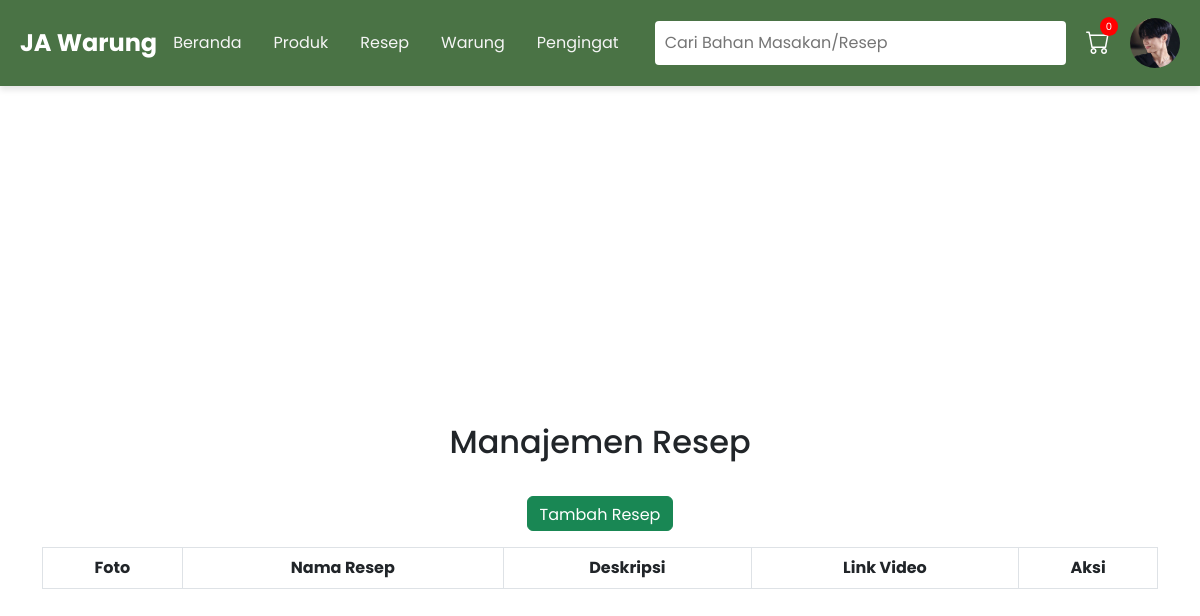
The app's page /admin/indexResep.php (signed in), older data.
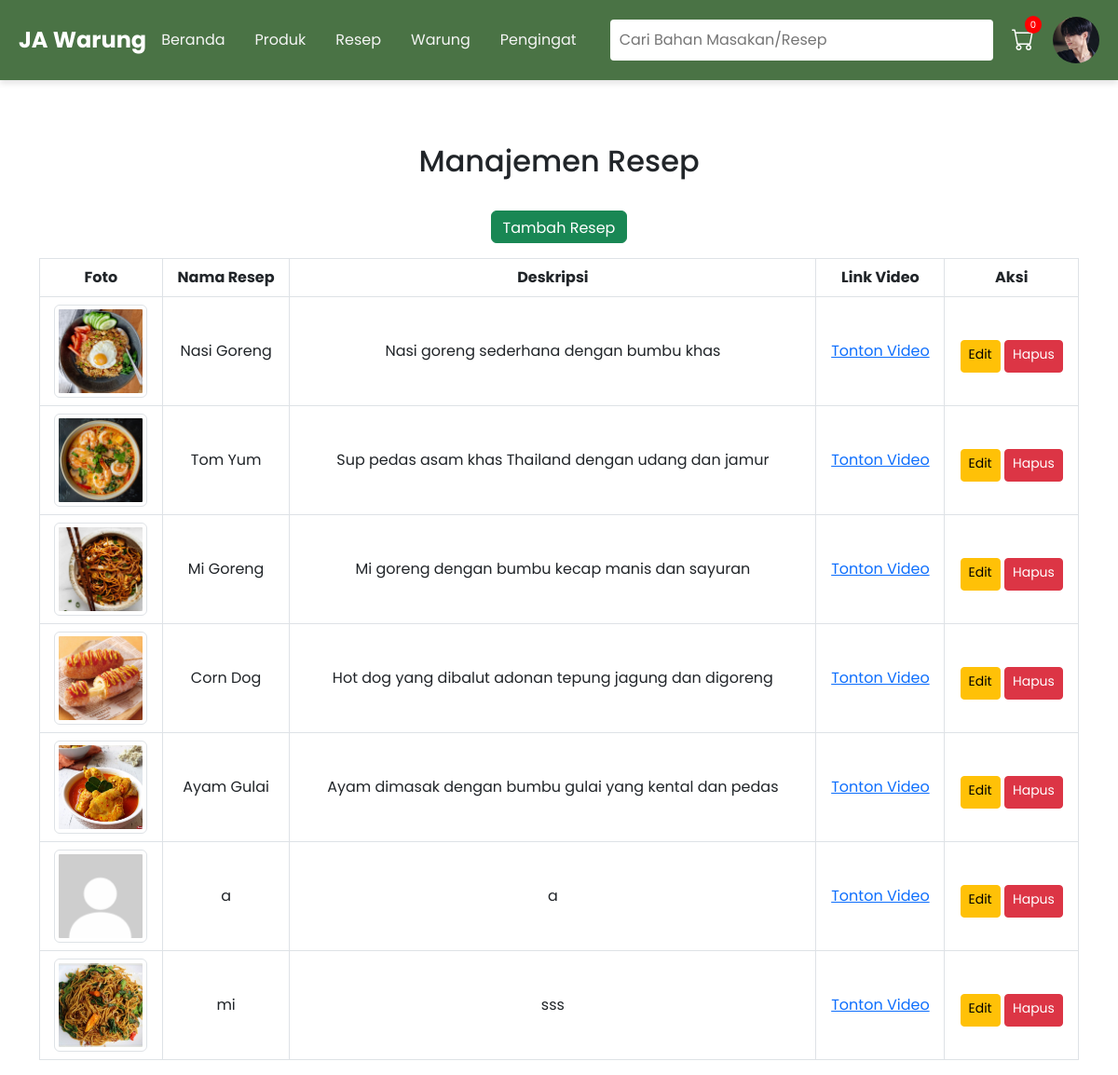
The same page, newer data.
### tables this page shows
CREATE TABLE `users` (
  `UserID` int(11) NOT NULL,
  `Username` varchar(100) NOT NULL,
  `Email` varchar(100) NOT NULL,
  `Password` varchar(255) NOT NULL,
  `Alamat` text DEFAULT NULL,
  `Kabupaten` varchar(50) DEFAULT NULL,
  `Kota` varchar(50) DEFAULT NULL,
  `Kecamatan` varchar(50) DEFAULT NULL,
  `KodePos` varchar(10) DEFAULT NULL,
  `NoTelepon` varchar(15) NOT NULL,
  `Role` enum('admin','pelanggan') NOT NULL,
  `ProfilePicture` text DEFAULT NULL
);

CREATE TABLE `resep` (
  `ResepID` int(11) NOT NULL,
  `NamaResep` varchar(100) NOT NULL,
  `DeskripsiResep` text DEFAULT NULL,
  `LinkVideoTutorial` text DEFAULT NULL,
  `TotalHarga` decimal(10,2) DEFAULT 0.00
);

### admin/indexResep.php (the view, shortened to what this page needs)
<?php
include "../dbconfig.php";
include "../template/main_layout.php";
$query = "
    SELECT r.ResepID, r.NamaResep, r.DeskripsiResep, r.LinkVideoTutorial, fr.FotoPath
    FROM resep r
    LEFT JOIN fotoresep fr ON r.ResepID = fr.ResepID
    GROUP BY r.ResepID
";
$result = $conn->query($query);
?>
<!DOCTYPE html>
<html lang="id">
<head>
    <link href="https://cdn.jsdelivr.net/npm/bootstrap@5.3.0-alpha1/dist/css/bootstrap.min.css" rel="stylesheet">
</head>
<body>
    <div class="container mt-4">
        <h2 class="mb-4 text-center">Manajemen Resep</h2>
        <div class="mb-3 text-end">
            <a href="add_resep.php" class="btn btn-success">Tambah Resep</a>
        </div>
        <table class="table table-bordered text-center align-middle">
            <thead>
                <tr>
                    <th>Foto</th>
                    <th>Nama Resep</th>
                    <th>Deskripsi</th>
                    <th>Link Video</th>
                    <th>Aksi</th>
                </tr>
            </thead>
            <tbody>
                <?php while ($row = $result->fetch_assoc()): ?>
                    <tr>
                        <td>
                            <img src="<?= !empty($row['FotoPath']) ? htmlspecialchars($row['FotoPath']) : 'uploads/default.jpg'; ?>"
                                 alt="Foto Resep"
                                 class="img-thumbnail"
                                 style="width: 100px; height: 100px; object-fit: cover;">
                        </td>
                        <td><?= htmlspecialchars($row['NamaResep']) ?></td>
                        <td><?= htmlspecialchars($row['DeskripsiResep']) ?></td>
                        <td>
                            <a href="<?= htmlspecialchars($row['LinkVideoTutorial']) ?>" target="_blank">Tonton Video</a>
                        </td>
                        <td>
                            <a href="edit_resep.php?ResepID=<?= $row['ResepID'] ?>" class="btn btn-warning btn-sm">Edit</a>
                            <a href="delete_resep.php?ResepID=<?= $row['ResepID'] ?>"
                               class="btn btn-danger btn-sm"
                               onclick="return confirm('Yakin ingin menghapus resep ini?')">Hapus</a>
                        </td>
                    </tr>
                <?php endwhile; ?>
            </tbody>
        </table>
    </div>
</body>
</html>

### template/main_layout.php (shortened to what this page needs)
<?php
if (isset($_SESSION['valid'])) {
    $UserID = $_SESSION['UserID'];
    $query = "SELECT ProfilePicture FROM users WHERE UserID = '$UserID'";
    $result = mysqli_query($conn, $query);
    if ($result) {
        $row = mysqli_fetch_assoc($result);
        $profile_picture = $row['ProfilePicture'] ? $row['ProfilePicture'] : 'uploads/profile_pics/default.jpg';
    } else {
        $profile_picture = 'uploads/profile_pics/default.jpg';
    }
} else {
    $profile_picture = 'uploads/profile_pics/default.jpg';
}
?>
<!DOCTYPE html>
<html lang="en">
<head>
    <link rel="stylesheet" href="../style.css">
    <link rel="stylesheet" href="https://cdn.jsdelivr.net/npm/bootstrap-icons@1.11.3/font/bootstrap-icons.min.css">
</head>
<body>
    <header class="header">
        <div class="logo">JA <span>Warung</span></div>
        <nav class="navbar">
            <a href="beranda.php">Beranda</a>
            <a href="add_produk.php">Produk</a>
            <a href="add_resep.php">Resep</a>
            <a href="add_warung.php">Warung</a>
            <a href="add_pengingat">Pengingat</a>
        </nav>
        <input type="text" placeholder="Cari Bahan Masakan/Resep" class="search-bar">
        <div class="cart cart-badge">
            <i class="bi bi-cart"></i>
        </div>
        <div class="profile-section">
            <a href="profil.php" class="profile-link">
                <img src="<?php echo $profile_picture; ?>" alt="Profil" class="profile-image">
            </a>
        </div>
    </header>
</body>
</html>

### style.css (style rules this page uses)
* { margin: 0; padding: 0; box-sizing: border-box; font-family: 'Poppins', sans-serif; }
body { background-color: #f5f5f5; color: #333; padding-top: 130px; }
.header { display: flex; align-items: center; justify-content: space-between; padding: 15px 20px; background-color: #4a7345; color: white; position: fixed; top: 0; width: 100%; z-index: 1000; box-shadow: 0 4px 6px rgba(0, 0, 0, 0.1); }
.logo { font-size: 24px; font-weight: bold; }
.search-bar { flex: 1; margin: 0 20px; padding: 10px; border: none; border-radius: 4px; }
.navbar { display: flex; justify-content: space-around; color: #f5f5f5; padding: 10px 0; }
.navbar a { text-decoration: none; color: #f5f5f5; padding: 8px 16px; }
.container, .box, .form-box, .main-box { display: flex; flex-direction: column; }
.container { align-items: center; justify-content: center; min-height: 90vh; }
.btn { height: 35px; background: #4a7345; border: 0; border-radius: 5px; color: #fff; font-size: 15px; cursor: pointer; transition: all .3s; margin-top: 10px; padding: 0px 10px; }
.cart { display: flex; align-items: center; justify-content: center; margin-right: 20px; }
.cart i { font-size: 24px; color: white; cursor: pointer; transition: transform 0.3s ease; }
.cart-badge { position: relative; }
.cart-badge::after { content: '0'; position: absolute; top: -8px; right: -8px; background-color: red; color: white; border-radius: 50%; padding: 2px 6px; font-size: 10px; }
.profile-section { margin-left: auto; }
.profile-image { width: 50px; height: 50px; border-radius: 50%; object-fit: cover; }

Row changes from the older to the newer data that the page shows:
added resep: shows a picture, NamaResep "Nasi Goreng", DeskripsiResep "Nasi goreng sederhana dengan bumbu khas"
added resep: shows a picture, NamaResep "Tom Yum", DeskripsiResep "Sup pedas asam khas Thailand dengan udang dan jamur"
added resep: shows a picture, NamaResep "Mi Goreng", DeskripsiResep "Mi goreng dengan bumbu kecap manis dan sayuran"
added resep: shows a picture, NamaResep "Corn Dog", DeskripsiResep "Hot dog yang dibalut adonan tepung jagung dan digoreng"
added resep: shows a picture, NamaResep "Ayam Gulai", DeskripsiResep "Ayam dimasak dengan bumbu gulai yang kental dan pedas"
added resep: NamaResep "a", DeskripsiResep "a"
added resep: shows a picture, NamaResep "mi", DeskripsiResep "sss"
